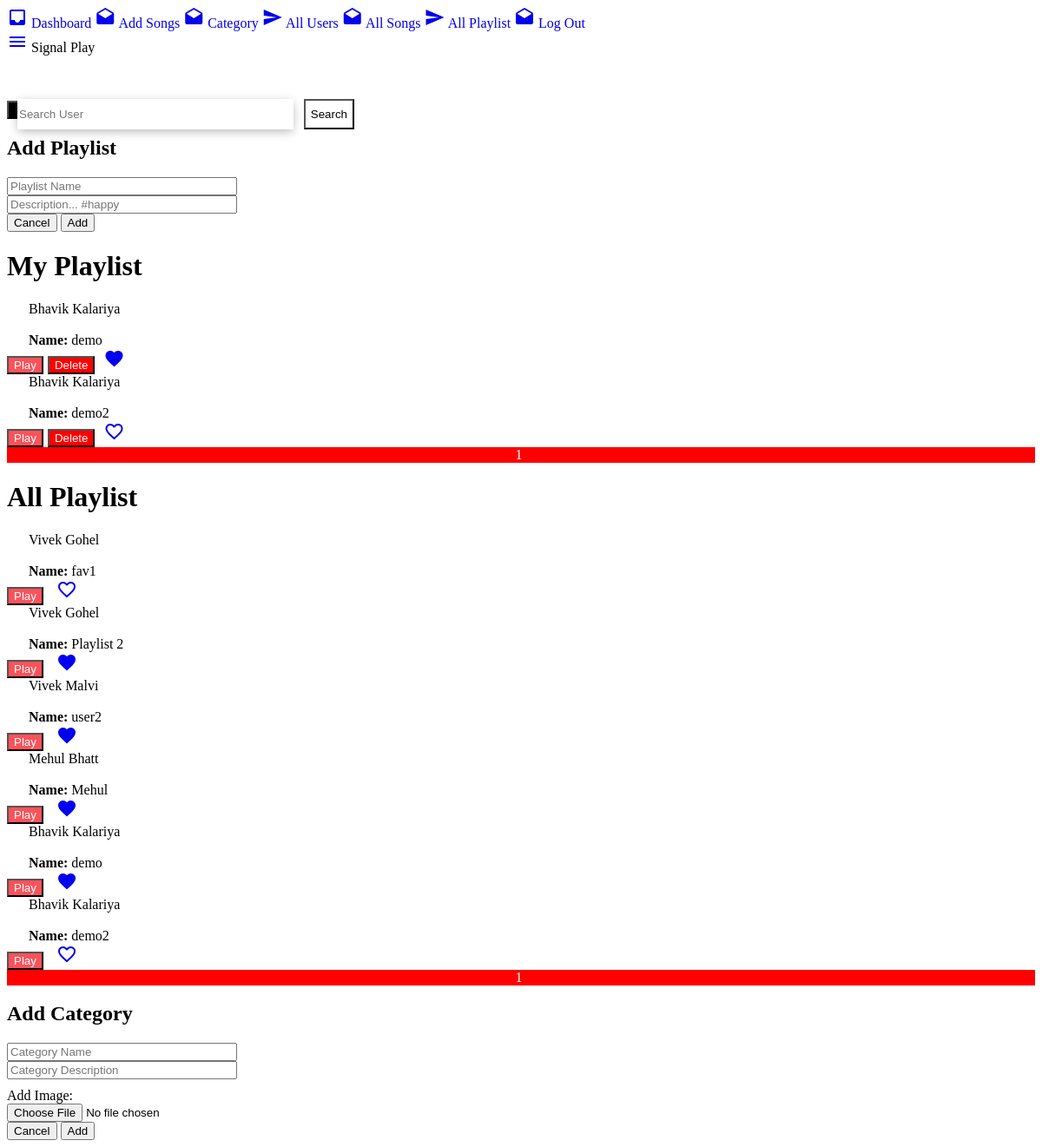
The app's page /admin/allPlaylist.php (signed in) with its own data.
### tables this page shows
CREATE TABLE `users` (
  `uId` int(3) NOT NULL,
  `uFirstName` varchar(256) NOT NULL,
  `uLastName` varchar(256) NOT NULL,
  `uDisplayName` varchar(256) NOT NULL,
  `isBlocked` tinyint(1) NOT NULL DEFAULT '0',
  `uEmail` varchar(256) NOT NULL,
  `uPassword` varchar(256) NOT NULL,
  `uProfilePic` text NOT NULL,
  `role` varchar(256) NOT NULL DEFAULT 'user',
  `uDateOfReg` timestamp NOT NULL DEFAULT CURRENT_TIMESTAMP,
  `token` varchar(256) NOT NULL,
  `tokenValid` int(11) NOT NULL DEFAULT '1'
);

CREATE TABLE `playlist` (
  `pId` int(3) NOT NULL,
  `uId` int(3) NOT NULL,
  `pName` varchar(256) NOT NULL,
  `pDescription` varchar(256) NOT NULL
);

### admin/allPlaylist.php (the view, shortened to what this page needs)
<?php
include "db.php";
?>
<!DOCTYPE html>
<html>
<head>
	<link rel="stylesheet" type="text/css" href="https://unpkg.com/material-components-web@latest/dist/material-components-web.min.css">
	<link rel="stylesheet" href="./css/style.css">
	<link rel="stylesheet" type="text/css" href="../user/css/searchBox.css">
</head>
<body>
	<?php include "header.php"; ?>
	<div class="mdc-drawer-app-content">
		<?php include "navbar.php";  ?>
		<main class="main-content" id="main-content" style="margin-top: 50px;">
			<div class="mdc-top-app-bar--fixed-adjust">
				<div class="mdc-layout-grid">
					<div class="mdc-layout-grid__inner">
						<div class="mdc-layout-grid__cell--span-12">
							<button class="mdc-button mdc-button--raised" onCLick="dialog.open()"  style="margin-top: 30px; background-color: black">
								<span class="mdc-button__label">Add Playlist</span>
							</button>
						</div>
					</div>
				</div>
				<div class="mdc-dialog"
				role="alertdialog"
				aria-modal="true"
				aria-labelledby="my-dialog-title"
				aria-describedby="my-dialog-content">
				<div class="mdc-dialog__container">
					<form method="POST" enctype="multipart/form-data">
						<div class="mdc-dialog__surface">
							<h2 class="mdc-dialog__title" id="my-dialog-title">Add Playlist
							</h2>
							<div class="mdc-dialog__content" id="my-dialog-content">
								<div class="mdc-layout-grid">
									<div class="mdc-layout-grid__inner">
										<div class="mdc-layout-grid__cell--span-12">
											<div class="mdc-layout-grid">
												<div class="mdc-layout-grid__inner">
													<div class="mdc-layout-grid__cell--span-12">
														<div class="mdc-text-field mdc-text-field--outlined mdc-text-field--no-label email">
															<input type="text" name="pName" size="30" class="mdc-text-field__input" aria-label="Label" placeholder="Playlist Name">
														</div>
													</div>
												</div>
											</div>
										</div>
									</div>
								</div>
								<div class="mdc-layout-grid">
									<div class="mdc-layout-grid__inner">
										<div class="mdc-layout-grid__cell--span-12">
											<div class="mdc-layout-grid">
												<div class="mdc-layout-grid__inner">
													<div class="mdc-layout-grid__cell--span-12">
														<div class="mdc-text-field mdc-text-field--outlined mdc-text-field--no-label email">
															<input type="text" name="pDescription" size="30" class="mdc-text-field__input" aria-label="Label" placeholder="Description... #happy">
														</div>
													</div>
												</div>
											</div>
										</div>
									</div>
								</div>
							</div>
							<footer class="mdc-dialog__actions">
								<button type="button" class="mdc-button mdc-dialog__button" data-mdc-dialog-action="no">
									<span class="mdc-button__label">Cancel</span>
								</button>
								<button type="submit" name="submit" class="mdc-button mdc-dialog__button mdc-dialog__button--default" data-mdc-dialog-action="yes">
									<span class="mdc-button__label">Add</span>
								</button>
							</footer>
						</div>
					</form>
				</div>
			</div>
			<h1>My Playlist</h1>
			<?php
			$the_user_id =$_SESSION['uId'];
			$p1 =9;
			$coun=mysqli_query($con,"select count(*) as cou from playlist");
			$coun_row=mysqli_fetch_array($coun);
			$tot=$coun_row['cou'];
			$page=ceil($tot/$p1);
			if(isset($_GET['k1']))
			{
				$page_coun=$_GET['k1'];
			}
			else
			{
				$page_coun=1;
			}
			$k1=($page_coun-1)*$p1;
			$query = "SELECT * FROM playlist WHERE uId=$the_user_id LIMIT $k1,$p1";
			$select_playlist= mysqli_query($con,$query);
			$totalPlaylist = mysqli_num_rows($select_playlist);
			if($totalPlaylist == 0){
				echo "<h3>No Playlist!</h3>";
			}else{
				?>
				<div class="mdc-layout-grid">
					<div class="mdc-layout-grid__inner">
						<?php
						while($row = mysqli_fetch_assoc($select_playlist)){
							$pId = $row['pId'];
							$uId = $row['uId'];
							$pName = $row['pName'];
							$query1 = "SELECT * FROM users WHERE uId = $uId";
							$select_user= mysqli_query($con,$query1);
							while($row1 = mysqli_fetch_assoc($select_user)){
								$uFirstName = $row1['uFirstName'];
								$uLastName = $row1['uLastName'];
								?>
								<div class="mdc-layout-grid__cell--span-4">
									<div class="mdc-card demo-card">
										<div class="mdc-card__primary-action demo-card__primary-action contentCard" tabindex="0">
											<div class="mdc-card__media mdc-card__media--8-3 demo-card__media userProfilePic" style="margin-left: 10px">
												<?php echo $uFirstName . " " . $uLastName ?><br><br>
											</div>
											<div class="demo-card__secondary mdc-typography mdc-typography--body2" style="margin-left: 10px">
												<span style="font-weight: bolder;">Name: </span><?php echo $pName ;?>
											</div>
										</div>
										<div class="mdc-card__actions" pull="right">
											<?php
											echo "<a href='viewDetailPlaylist.php?playlistDetail=$pId' style='text-decoration: none'><button class='mdc-button mdc-card__action mdc-card__action--button' style='background-color: #fb535b;color:white;margin-right:5px;'>Play <?php ?></button></a>";
											echo "<a href='allPlaylist.php?deletePlaylist=$pId' onClick=\"javascript: return confirm('Are you sure you want to delete?');\"><button class='mdc-button mdc-card__action mdc-card__action--button blockButton ' style='background-color:red!important;'>Delete</button></a>";
											$query = "SELECT * FROM favUnfav WHERE uId=$uId AND pId=$pId";
											$select_song_category= mysqli_query($con,$query);
											$checkrows=mysqli_num_rows($select_song_category);
											if($checkrows == 0){
												echo "<a href='allPlaylist.php?fav_uId=$uId&fav_pId=$pId' style='margin-left:10px'><i class='material-icons'>
												favorite_border
												</i></a>";
											}else{
												echo "<a href='allPlaylist.php?unfav_uId=$uId&unfav_pId=$pId' style='margin-left:10px'><i class='material-icons'>
												favorite
												</i></a>";
											}
											?>
										</div>
									</div>
								</div>
								<?php
							}
						}
					}
					?>
				</div>
			</div>
			<center style="background-color: red;">
				<?php
				for($i=1;$i<=$page;$i++)
				{
					echo '<a href="allPlaylist.php?k='.$i.'" style="margin-right:5px;color:white">'.$i.'</a>';
				}
				?>
			</center>
			<h1>All Playlist</h1>
			<div class="mdc-layout-grid">
				<div class="mdc-layout-grid__inner">
					<?php
					$p =9;
					$coun=mysqli_query($con,"select count(*) as cou from playlist");
					$coun_row=mysqli_fetch_array($coun);
					$tot=$coun_row['cou'];
					$page=ceil($tot/$p);
					if(isset($_GET['k']))
					{
						$page_coun=$_GET['k'];
					}
					else
					{
						$page_coun=1;
					}
					$k=($page_coun-1)*$p;
					$query = "SELECT * FROM playlist LIMIT $k,$p";
					$select_playlist= mysqli_query($con,$query);
					while($row = mysqli_fetch_assoc($select_playlist)){
						$pId = $row['pId'];
						$uId = $row['uId'];
						$pName = $row['pName'];
						$query1 = "SELECT * FROM users WHERE uId = $uId";
						$select_user= mysqli_query($con,$query1);
						while($row1 = mysqli_fetch_assoc($select_user)){
							$uFirstName = $row1['uFirstName'];
							$uLastName = $row1['uLastName'];
							?>
							<div class="mdc-layout-grid__cell--span-4">
								<div class="mdc-card demo-card">
									<div class="mdc-card__primary-action demo-card__primary-action contentCard" tabindex="0">
										<div class="mdc-card__media mdc-card__media--8-3 demo-card__media userProfilePic" style="margin-left: 10px">
											<?php echo $uFirstName . " " . $uLastName ?><br><br>
										</div>
										<div class="demo-card__secondary mdc-typography mdc-typography--body2" style="margin-left: 10px">
											<span style="font-weight: bolder;">Name: </span><?php echo $pName ;?>
										</div>
									</div>
									<div class="mdc-card__actions" pull="right">
										<?php
										echo "<a href='viewDetailPlaylist.php?playlistDetail=$pId' style='text-decoration: none'><button class='mdc-button mdc-card__action mdc-card__action--button' style='background-color: #fb535b;color:white;margin-right:5px;'>Play <?php ?></button></a>";
										$query = "SELECT * FROM favUnfav WHERE uId=$uId AND pId=$pId";
										$select_song_category= mysqli_query($con,$query);
										$checkrows=mysqli_num_rows($select_song_category);
										if($checkrows == 0){
											echo "<a href='allPlaylist.php?fav_uId=$uId&fav_pId=$pId' style='margin-left:10px'><i class='material-icons'>
											favorite_border
											</i></a>";
										}else{
											echo "<a href='allPlaylist.php?unfav_uId=$uId&unfav_pId=$pId' style='margin-left:10px'><i class='material-icons'>
											favorite
											</i></a>";
										}
										?>
									</div>
								</div>
							</div>
							<?php
						}
					}
					?>
				</div>
			</div>
			<center style="background-color: red;">
				<?php
				for($i=1;$i<=$page;$i++)
				{
					echo '<a href="allPlaylist.php?k='.$i.'" style="margin-right:5px;color:white">'.$i.'</a>';
				}
				?>
			</center>
			<div class="mdc-dialog"
			role="alertdialog"
			aria-modal="true"
			aria-labelledby="my-dialog-title"
			aria-describedby="my-dialog-content">
			<div class="mdc-dialog__container">
				<form method="POST" enctype="multipart/form-data">
					<div class="mdc-dialog__surface">
						<h2 class="mdc-dialog__title" id="my-dialog-title">Add Category
						</h2>
						<div class="mdc-dialog__content" id="my-dialog-content">
							<div class="mdc-layout-grid">
								<div class="mdc-layout-grid__inner">
									<div class="mdc-layout-grid__cell--span-12">
										<div class="mdc-layout-grid">
											<div class="mdc-layout-grid__inner">
												<div class="mdc-layout-grid__cell--span-12">
													<div class="mdc-text-field mdc-text-field--outlined mdc-text-field--no-label email">
														<input type="text" name="cName" size="30" class="mdc-text-field__input" aria-label="Label" placeholder="Category Name">
													</div>
												</div>
											</div>
										</div>
									</div>
								</div>
							</div>
							<div class="mdc-layout-grid">
								<div class="mdc-layout-grid__inner">
									<div class="mdc-layout-grid__cell--span-12">
										<div class="mdc-layout-grid">
											<div class="mdc-layout-grid__inner">
												<div class="mdc-layout-grid__cell--span-12">
													<div class="mdc-text-field mdc-text-field--outlined mdc-text-field--no-label email">
														<input type="text" name="cDescription" size="30" class="mdc-text-field__input" aria-label="Label" placeholder="Category Description">
													</div>
												</div>
											</div>
										</div>
									</div>
								</div>
							</div>
							<div class="mdc-layout-grid">
								<div class="mdc-layout-grid__inner">
									<div class="mdc-layout-grid__cell--span-12">
										<div class="mdc-text-field mdc-text-field--outlined mdc-text-field--no-label email">
											<div class="mdc-layout-grid">
												<div class="mdc-layout-grid__inner">
													<div class="mdc-layout-grid__cell--span-4" style="margin-top: 10px;">
														Add Image:
													</div>
													<div class="mdc-layout-grid__cell--span-8">
														<input type="file" name="cImage" size="30" class="mdc-text-field__input" aria-label="Label" placeholder="Song Image" accept="image/*;capture=camera" style="padding-left: 0">
													</div>
												</div>
											</div>
										</div>
									</div>
								</div>
							</div>
						</div>
						<footer class="mdc-dialog__actions">
							<button type="button" class="mdc-button mdc-dialog__button" data-mdc-dialog-action="no">
								<span class="mdc-button__label">Cancel</span>
							</button>
							<button type="submit" name="submit" class="mdc-button mdc-dialog__button mdc-dialog__button--default" data-mdc-dialog-action="yes">
								<span class="mdc-button__label">Add</span>
							</button>
						</footer>
					</div>
				</form>
			</div>
		</div>
	</div>
</main>
</div>
</body>
</html>

### admin/css/style.css (style rules this page uses)
.mdc-drawer-app-content { flex: auto; overflow: auto; }
.main-content { overflow: auto; height: 100%; }
.contentCard { padding-left: 15px; }
.blockButton { background-color: blue !important; color: #fff !important; }
a { text-decoration: none !important; }

### admin/allPlaylist.php (style rules this page uses)
.mdc-layout-grid { padding-left: 0px; }

### records on screen
playlist: pName "demo"
users: uFirstName "Bhavik", uLastName "Kalariya"
playlist: pName "demo2"
playlist: pName "fav1"
users: uFirstName "Vivek", uLastName "Gohel"
playlist: pName "Playlist 2"
playlist: pName "user2"
users: uFirstName "Vivek", uLastName "Malvi"
playlist: pName "Mehul"
users: uFirstName "Mehul", uLastName "Bhatt"
